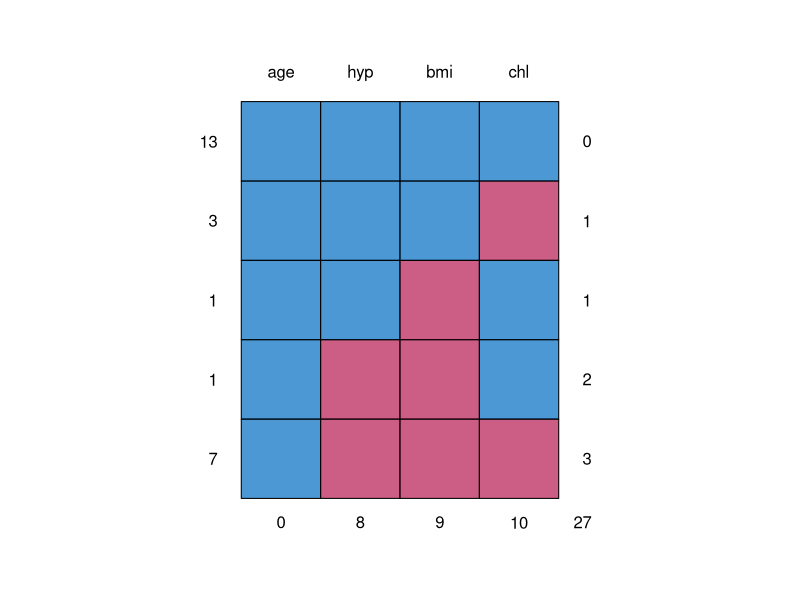
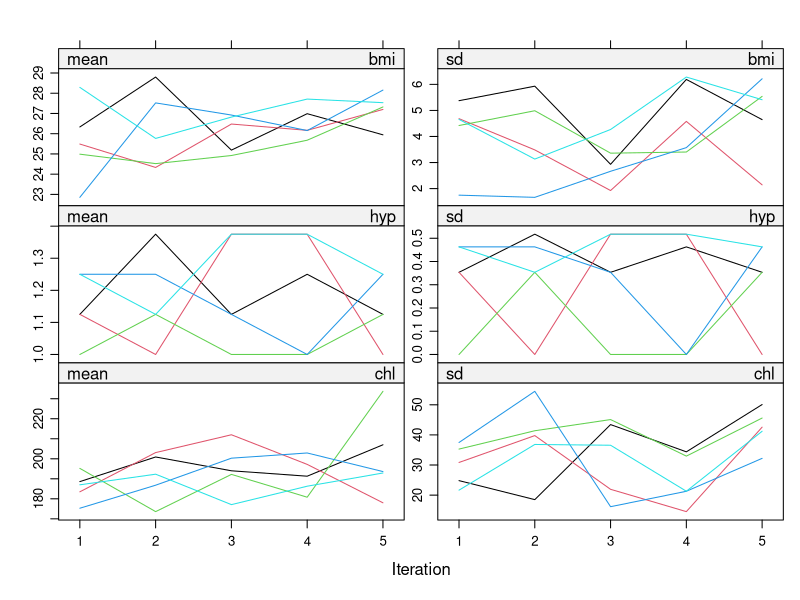
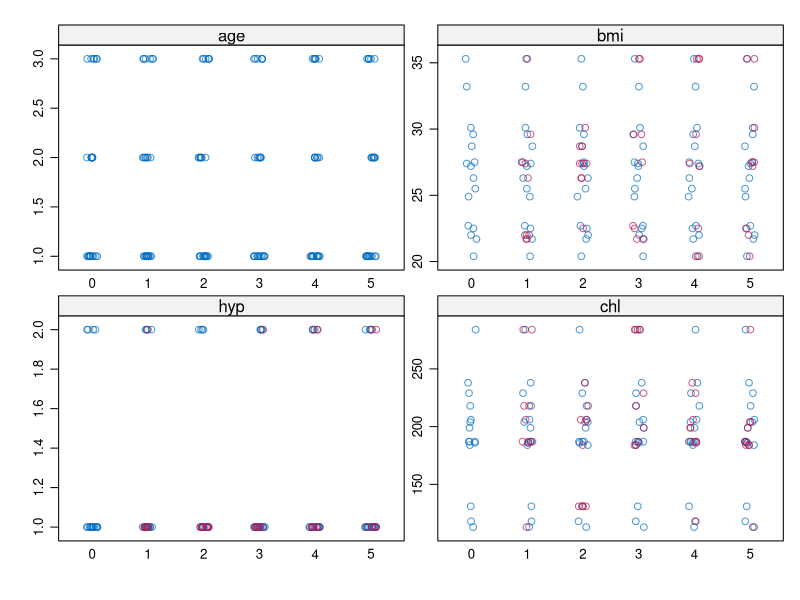
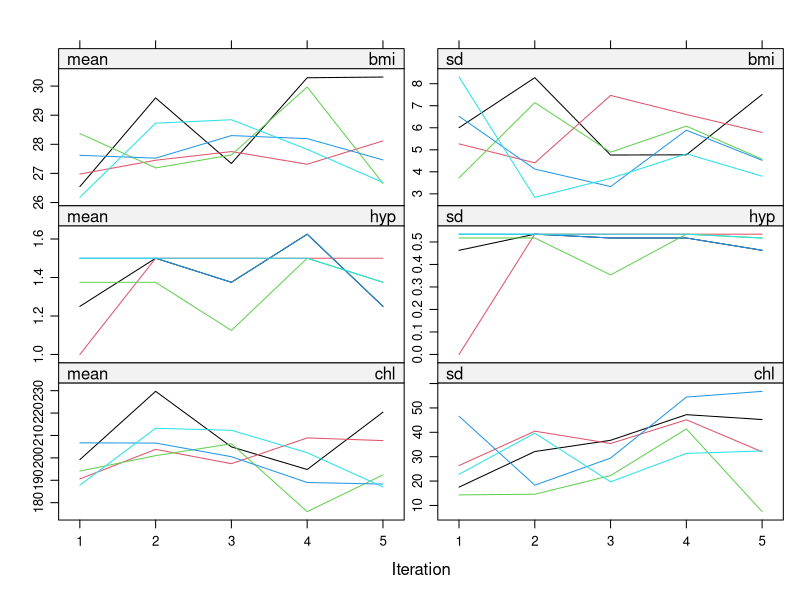

The R script that drew these images, in order:
# An introduction to mice

# Intro to Rstudio --------------------------------------------------------

# A quick intro to Rstudio
# Panels: Console; Source, Environment; Files
# Good practice: write scripts
# Use projects
# Use templates
# <- vs =
# Code formatting and Ctrl/Cmd-I

# mice computational resource ---------------------------------------------

# The mice package can be found at:
# https://cran.r-project.org/web/packages/mice/index.html
# GitHub page is here:
# https://github.com/stefvanbuuren/mice
# A number of vignettes and code examples at the bottom of that page
# The whole mice book is here:
# https://stefvanbuuren.name/fimd/

# The mice package --------------------------------------------------------

library(mice)

# The data set we will use is nhanes:
help(nhanes)
head(nhanes)
str(nhanes)
summary(nhanes)
# 4 variables
# Age group, ordinal
# BMI
# Hypertensive (1 = no, 2 = yes)
# Cholesterol level
# We are interested in predicting cholesterol level from the other variables

# Show the missingness pattern
md.pattern(nhanes)
# Blue = observed, pink = missing

# Fit a first regression model
fit = lm(chl ~ ., data = nhanes)
summary(fit)
# No warnings but how many values did it fit to?
fit$fitted.values


# Single imputation -------------------------------------------------------

# NOTE: the mice command has a seed argument due to its use of random sampling, so if you want repeatable results please include it below, e.g. seed = 123

# Get the missing values filled in by basic mean imputation
imp = mice(nhanes, method = "mean", m = 1, maxit = 1)
str(imp)

# Access the complete data with 
complete(imp)
# Can check this with colMeans(nhanes, na.rm = TRUE)

# A better version is with regression imputation
imp2 = mice(nhanes, method = "norm.predict", m = 1, maxit = 1)
str(imp2)
complete(imp2)

# Could now run the regression on the completed data
fit2 = lm(bmi ~ ., data = complete(imp2))
summary(fit2)
# Look at the standard errors - all gone down

# Another version - this time use the stochastic regression approach
imp3 = mice(nhanes, method = "norm.nob", m = 1, maxit = 1)
fit3 = lm(bmi ~ ., data = complete(imp3))
summary(fit3)

# Multiple imputation -----------------------------------------------------

# The default mice arguments is for 5 imputations, over 5 iterations where the default methods are c("pmm", "logreg", "polyreg", "polr") corresponding to numeric data, binary factor data, multi-level factor data, and multi-level ordered factor data respectively

imp4 = mice(nhanes) # Can add m = 3 for different numbers of imputed data sets

# Show the different imputed data sets
imp4$imp
# The columns are the different imputed values for each missing observation

# You can export these data sets in different formats
complete(imp4, "long") 
# The original data set only had nrow(nhanes) = 25 observations
# This now as 5*25 = 125 rows
# You can also do it by binding the columns together with 
# complete(imp4, "broad")
# complete(imp4, "repeated") # Similar to above but each column repeated

# One thing you might have noticed is the predictor matrix
imp4
# This says which variables are used to impute the others
# If you want to change the predictor matrix you can extract it, change it, then give it back to mice
pred = imp4$predictorMatrix
# Suppose you don't want hypertension to help you impute the variables
# This might occur when you have known collinearity or many variables
pred[ ,"hyp"] <- 0
pred
imp5 = mice(nhanes, pred = pred, print = FALSE)
# There are some convenience functions for quickly selecting which predictors are used for the imputation (see ?quickpred)


# Finer algorithm details -------------------------------------------------

# The default plotting uses (slightly ugly) lattice plots
plot(imp5)
# The x-axis of the plot specify the iteration number (note this is the iteration not the number of imputations which is the different lines). 
# If it has 'worked' then the lines should jump around and not lie parallel
# Remember - no age as it's fully observed
# It's often worth increasing the number of iterations to get a better picture of convergence

# A strip plot can be obtained to see the behaviour of the imputed values
stripplot(imp5)
# Should show the missing data (red) against the observed (blue)

# The methods used to perform the imputation for each variable can be found via:
imp5$method
# These are all numeric variables so partial mean matching was used everywhere - this seems wrong...

# We can manually change the types of these variables, or we can just use the ...
str(nhanes2)
# ... data set

imp6 = mice(nhanes2, print = FALSE)
imp6$method

# Now look at the imputed values
complete(imp6)

# The full list of methods is given as:
methods(mice)

# We can extract the method from the last run and re-do it with a new method
meth_new = imp6$meth 
meth_new[2] = "norm" # ?mice.impute.norm - Bayesian LR

imp7 = mice(nhanes2, method = meth_new, print = FALSE)
imp7$method
plot(imp7)


# Running models with imputed data sets -----------------------------------

# You can fit a model using the imputed object from a mice run
fit4 = with(imp7, lm(chl ~ bmi + age + hyp)) # Annoyingly doesn't work with a data argument, or .
summary(fit4) # This has fitted the model to each data set in turn

# We can pick out individual fits, e.g.
summary(fit4$analyses[[2]])

# We can combine these fits together into one model
pool_fit = pool(fit4)
summary(pool_fit)

# pool_fit contains even more info
pool_fit
# lambda measures the proportion of total variance due to missingness the influence of the missing data on the model
# riv is the residual increase in variance due to to missingness
# fmi is the fraction of missing information
# If these values are high (fmi > 0.5?) then this indicates a poorly fitting imputation model. You might want to remove some of the variables from the imputation predictor matrix
